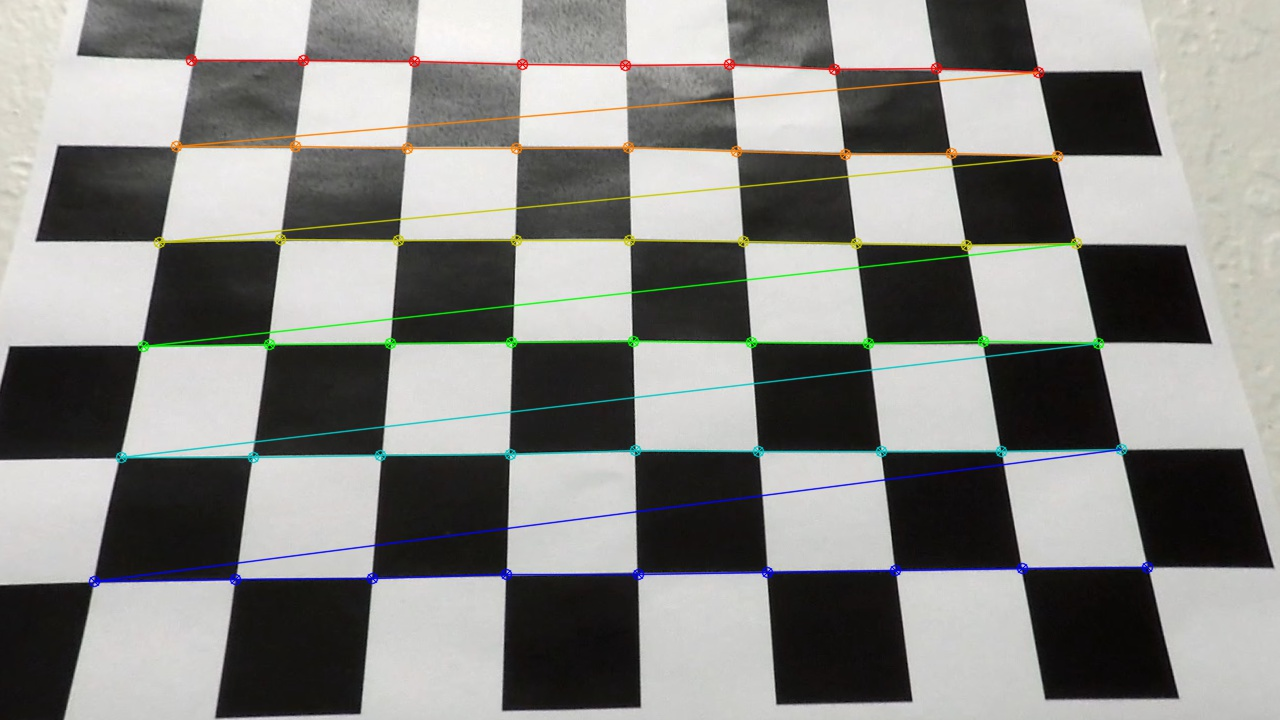
#> input picture output_images/calibration3_undistorted.jpg, 1280 x 720 px
$ jupyter execute --allow-errors CarND-Advanced-Lane-Lines.ipynb   (older library calls are emulated)
#> lines starting #> are read from the running program, lines starting #| are printed output that depends on the picture; after the words box and inside, x2 and y2 are one past the last pixel; in counts of white or black regions, pixels touching at a corner belong together
### preproc_images.py
import pickle
import cv2
import numpy as np

# [42 lines left out: functions abs_sobel_thresh, dir_sobel_thresh, mag_sobel_thresh, not called in this run]
#---------------------------------------------------------------------------------------------------------------
def hls_thresh(img,thresh=None):

    hls=cv2.cvtColor(img,cv2.COLOR_RGB2HLS).astype(np.float)
    S_channel=hls[:,:,2]
    S_binary=np.zeros_like(S_channel)
    #S_binary[(S_channel>=thresh[0])&(S_channel<=thresh[1])]=1
    S_binary[(S_channel>=80)&(S_channel<=255)]=1

    hls=cv2.cvtColor(img,cv2.COLOR_RGB2HLS).astype(np.float)
    L_channel=hls[:,:,1]
    L_binary=np.zeros_like(L_channel)
    #L_binary[(S_channel>=thresh[0])&(S_channel<=thresh[1])]=1
    L_binary[(S_channel>=175)&(S_channel<=255)]=1

    HSL_binary = np.zeros_like(S_binary)
    HSL_binary[(S_binary == 1) | (L_binary == 1)] = 1

    return HSL_binary
# ----------------------------------------------------------------------------------------------------------------
def yellow_white(img):

    HSV = cv2.cvtColor(img, cv2.COLOR_RGB2HSV)

    # for yellow
    yellow = cv2.inRange(HSV, (20, 100, 100), (50, 255, 255))

    # for white
    sensitivity_1 = 68
    white_1 = cv2.inRange(HSV, (0, 0, 255 - sensitivity_1), (255, 20, 255))

    sensitivity_2 = 60
    HSL = cv2.cvtColor(img, cv2.COLOR_RGB2HLS)
    white_2 = cv2.inRange(HSL, (0, 255 - sensitivity_2, 0), (255, 255, sensitivity_2))

    white_3 = cv2.inRange(img, (200, 200, 200), (255, 255, 255))

    #yellow_white_layer = np.zeros_like(img)

    yellow_white_layer = yellow | white_1 | white_2 | white_3

    #return yellow_white_layer, yellow, white_1, white_2, white_3 #for debug
    return yellow_white_layer
#----------------------------------------------------------------------------------------------------------------
def color_gradient(img):

    # [11 lines of commented-out code are left out]
    HSL_binary = hls_thresh(img)

    yellow_white_layer = yellow_white(img)

    # [6 lines of commented-out code are left out]
    combined_binary = np.zeros_like(HSL_binary)
    combined_binary[(yellow_white_layer == True)] = 1
    #combined_binary[(combined_binary == 1) | ((dir_binary ==1 ) & (mag_binary ==1 ))] = 1

    #combined_binary[(abs_binary_S == 1) & (abs_binary_L == 1)] = 1
    #combined_binary[(abs_binary_L == 1)] = 1

    #mag_a_dir_binary = np.copy(combined_binary)

    combined_binary[(combined_binary == 1) | (HSL_binary == 1)] = 1

    #combined_binary[abs_binary == 1] = 1

    #combined_binary = combined_binary | abs_ywl

    #return combined_binary, abs_binary, dir_binary, mag_binary, mag_a_dir_binary, HSL_binary, color_binary
    return combined_binary, yellow_white_layer, HSL_binary #abs_binary #abs_binary_L, color_binary
#-----------------------------------------------------------------------------------------------------------------
#i set a roi of warped images as p1 befor for line fit
def roi_mask(img):

    h=img.shape[0]
    w=img.shape[1]
    mid=w//2

    #below roi just let lane line on screen
    roi_vtx = np.array([[(0, 720), (mid-100, 400),
                     (mid+100, 400), (w, 720)]])

    mask = np.zeros_like(img)
    mask_color = 255
    cv2.fillPoly(mask, roi_vtx, mask_color)
    masked_img = cv2.bitwise_and(img, mask)

    #and below roi try to clear away nosie between lane line
    roi_vtx = np.array([[(400, 760), (640, 600),
                     (640, 600), (900, 760)]])

    mask = np.ones_like(img)
    mask_color = 0
    cv2.fillPoly(mask, roi_vtx, mask_color)
    masked_img = cv2.bitwise_and(masked_img, mask)

    return masked_img
#-------------------------------------------------------------------------------------------------------------------
#the pipeline function to preprocess input for lane lines fit later
def preproc_images(img,comeraMatrix,distCoeffs,M):

    undisted = cv2.undistort(img,comeraMatrix,distCoeffs,None,comeraMatrix)


    chimg = np.copy(undisted)
    ch1 = chimg[:, :, 0]
    ch2 = chimg[:, :, 1]
    ch3 = chimg[:, :, 2]
    chh1 = cv2.equalizeHist(ch1)
    chh2 = cv2.equalizeHist(ch2)
    chh3 = cv2.equalizeHist(ch3)
    hist_img = np.dstack((chh1, chh2, chh3))

    #combined_binary, abs_binary, dir_binary, mag_binary, mag_a_dir_binary, HSL_binary, color_binary = color_gradient(undisted)
    combined_binary, yellow_white_layer, HSL_binary = color_gradient(hist_img*255)

    dsize=(combined_binary.shape[1],combined_binary.shape[0])

    roi_combined_binary=roi_mask(combined_binary)

    warped = cv2.warpPerspective(roi_combined_binary,M,dsize,
                              flags = cv2.INTER_LINEAR,
                              borderMode=cv2.BORDER_CONSTANT,
                              borderValue=0)

    return undisted, warped, combined_binary*255, roi_combined_binary, HSL_binary

### calibrating_camera.py
import numpy as np
import cv2
import pickle

def obj_img_pts(objp,fnames,ptsn,tosave = './'):

    # Arrays to store object points and image points from all the images.
    #3d points in real world space
    objpoints = []
    #2d points in image plane.
    imgpoints = []

    #for saving the objpoints and imgpoints
    points_pickle = {}
    log = []

    imgs={}
    for fname in fnames:
        img = cv2.imread(fname)

        if '/' in fname:
            fname = fname.split('/')[-1]

        imgs[fname]=img

    isize=(img.shape[1],img.shape[0])

    # Step through the list and search for chessboard corners
    for fname in imgs.keys():
        img=imgs[fname]

        gray = cv2.cvtColor(img, cv2.COLOR_BGR2GRAY)

        # Find the chessboard corners
        ret, corners = cv2.findChessboardCorners(gray, ptsn, None)

        # If found, add object points, image points
        if ret == True:
            objpoints.append(objp)
            imgpoints.append(corners)

        else:
            print('NO CORNERS FOUND ON: '+fname)

    points_pickle['objpoints'] = objpoints
    points_pickle['imgpoints'] = imgpoints
    pickle.dump(points_pickle,open('./obj_img_points.pickle','wb'))

    print('calibrating Camera is DONE!')

    return objpoints,imgpoints,isize

# [53 lines left out: functions Matrix_Coeffs, corners_unwarp, not called in this run]

### CarND-Advanced-Lane-Lines.ipynb
[cell 1]
import cv2
import pickle
import glob
import numpy as np
import matplotlib.pyplot as plt
import calibrating_camera as cc

[cell 2]
# prepare object points, like (0,0,0), (1,0,0), (2,0,0) ....,(6,5,0)
objp = np.zeros((6*9,3), np.float32)
objp[:,:2] = np.mgrid[0:9, 0:6].T.reshape(-1,2)

# Make a list of calibration images
fnames = glob.glob('camera_cal/calibration*.jpg')

[cell 3]
#camera calibrating

#cols X rows of chessboard in this project
ptsn=(9,6)

#> (the rest of this cell did not finish here and is left out)

[cell 4]
#undistort and prespective transform chessboard,and save the results to output_images/
fnames = glob.glob('camera_cal/calibration*.jpg')

saveto='output_images/'

#images below from above a list of calibration images
for fname in fnames:
    img=cv2.imread(fname)

    #return chessboard images undistorted and prespective transformed,and save the transform matrix
    undist_chessboard,warped_chessboard,M_chessboard=cc.corners_unwarp(img,9,6,comeraMatrix,distCoeffs)

    if warped_chessboard is not None:

        srcstr=fname.split('/')[-1].split('.')
        srcname=srcstr[0]
        srcext=srcstr[1]
        #undistorted chessboard images names with _undistorted
        tosave_undistorted=srcname+'_undistorted.'+srcext
        #names of chessboard images applyed with perspective transform with _warped
        tosave_warped=srcname+'_warped.'+srcext

        cv2.imwrite(saveto+tosave_undistorted,undist_chessboard)
        cv2.imwrite(saveto+tosave_warped,warped_chessboard)

        pickle.dump(M_chessboard,open('./M_chessboard.pickle','wb'))

[cell 5]
original__chessboard = cv2.imread('camera_cal/calibration3.jpg')
undist_chessboard = cv2.imread('output_images/calibration3_undistorted.jpg')
#> undist_chessboard is the input picture: shape (720, 1280, 3); mean B, G, R 131.7, 135, 135
#> (reads calibrateCamera.pickle from the repository)
warped_chessboard = cv2.imread('output_images/calibration3_warped.jpg')

f, axs = plt.subplots(1, 3, figsize=(20,10))

axs[0].set_title('original__chessboard')
#> (the rest of this cell did not finish here and is left out)

[cell 6]
#define the source points for prespective transform of road images
srcpts = np.float32([
            [200,  720],
            [1100, 720],
            [595,  450],
            [685,  450]]
                    )

#define the destination points for prespective transform of road images                )
dstpts = np.float32(
            [[300, 720],
             [980, 720],
             [300, -1020], #-720
             [980, -1020]] #-720
                    )

M = cv2.getPerspectiveTransform(srcpts, dstpts)
Minv=cv2.getPerspectiveTransform(dstpts, srcpts)

pickle.dump(M,open('./M.pickle','wb'))
pickle.dump(Minv,open('./Minv.pickle','wb'))

[cell 7]
# Import everything needed to edit/save/watch video clips
from IPython.display import HTML
from preproc_images import *
#> (the rest of this cell did not finish here and is left out)

[cell 8]
#read the test images
fnames = glob.glob('snapshot/*.jpg')
test_images={}
for fname in fnames:
    srcstr=fname.split('/')[-1]
    image = cv2.imread(fname)
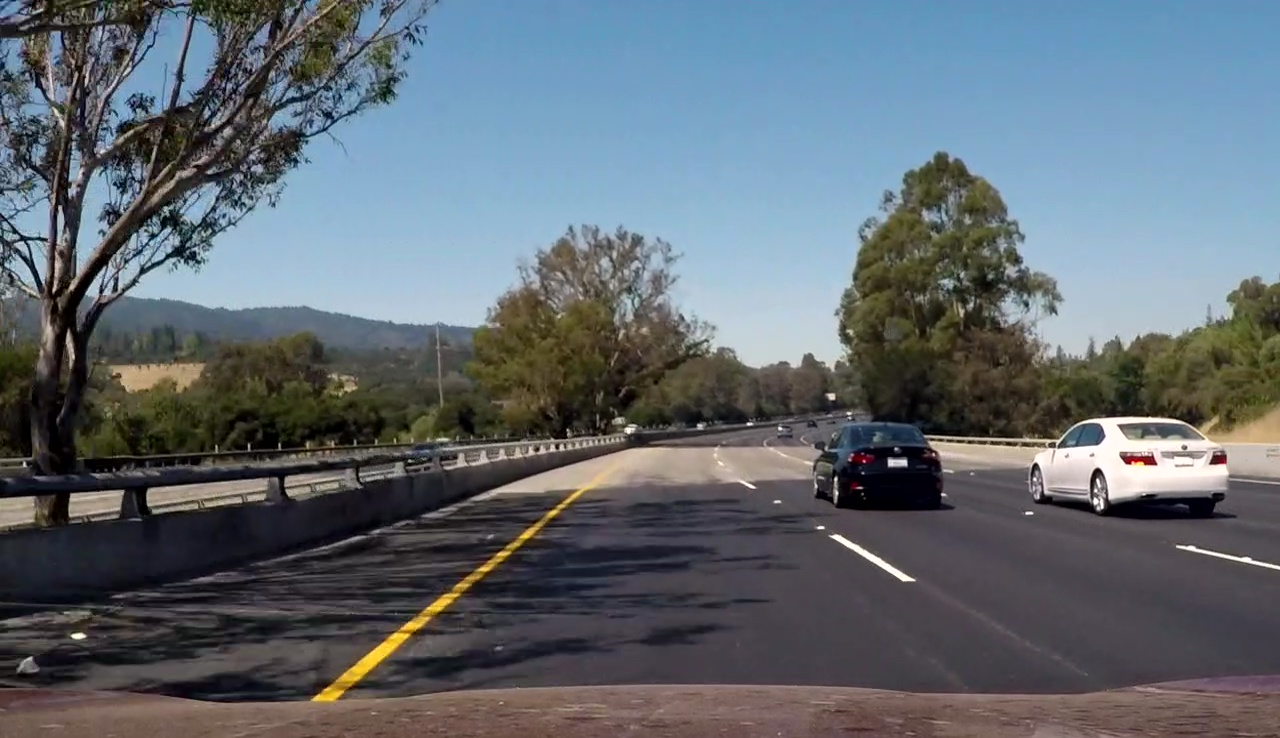
#> input picture snapshot/snapshot1.jpg, 1280 x 738 px
#> image is the input picture: shape (738, 1280, 3); mean B, G, R 112.8, 105.5, 96.8
    test_images[srcstr]= image

[cell 9]
image = cv2.cvtColor(test_images['snapshot3.jpg'], cv2.COLOR_BGR2RGB)

#> (the rest of this cell did not finish here and is left out)


print(yellow_white_layer.shape, np.min(yellow_white_layer), np.max(yellow_white_layer))

f, axs = plt.subplots(2, 3, figsize = (20, 10))

axs[0][0].imshow(yellow, cmap = 'gray')
axs[0][1].imshow(white_1, cmap = 'gray')
axs[0][2].imshow(white_2, cmap = 'gray')
axs[1][0].imshow(white_3, cmap = 'gray')
axs[1][1].imshow(yellow_white_layer, cmap = 'gray')
axs[1][2].imshow(image)

plt.show()

[cell 10]
image2 = cv2.cvtColor(test_images['snapshot3.jpg'], cv2.COLOR_BGR2RGB)
#> (the rest of this cell did not finish here and is left out)

#> in color_gradient, `HSL_binary = hls_thresh(img)`:
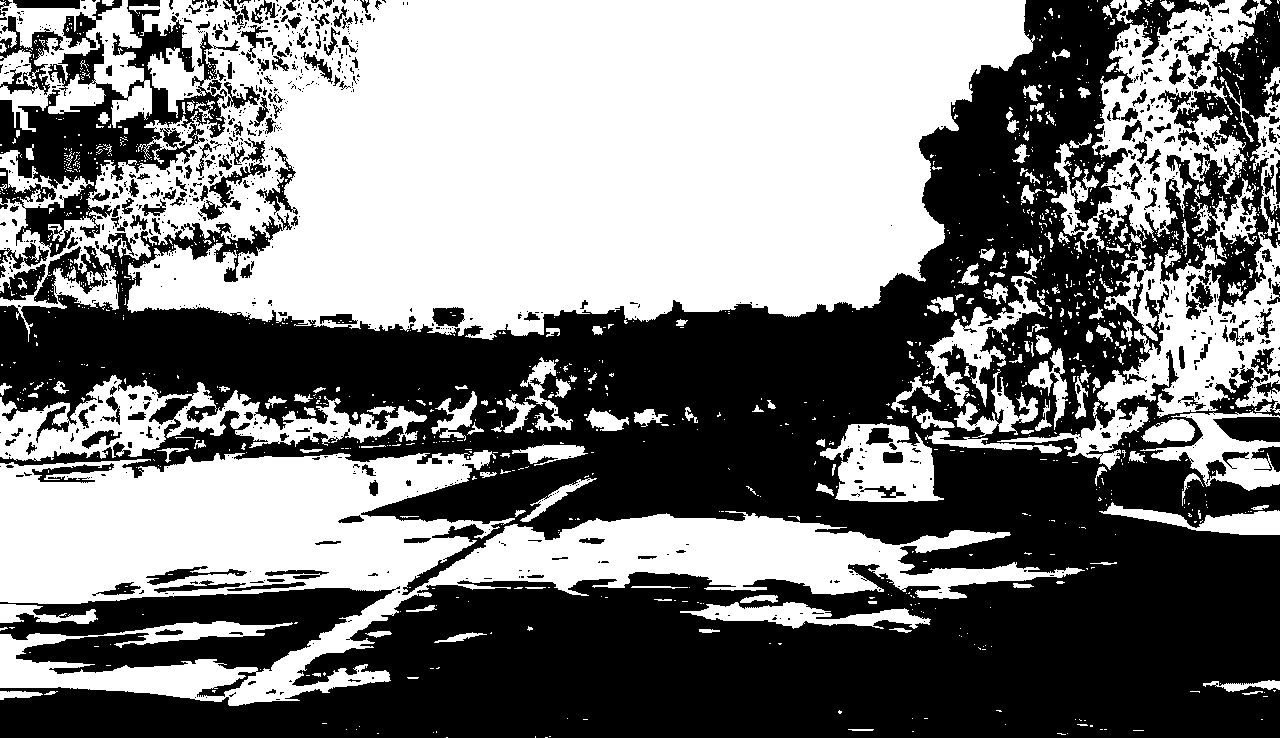
#> HSL_binary: shape (738, 1280) float64; values 0 (black) and 1 (white), 48.5% white; 1382 white regions (1172 under 20 px), largest, box (x1, y1, x2, y2) and area: (0, 0, 1035, 342) 248594, (0, 450, 1085, 706) 100374, (1051, 0, 1267, 252) 18372

f, axs = plt.subplots(1, 3, figsize = (20, 10))
axs[0].imshow(combined_binary, cmap = 'gray')
axs[1].imshow(yellow_white_layer, cmap = 'gray')
axs[2].imshow(test_images['snapshot3.jpg'])
plt.show()

[cell 11]
#test sobel,hls thresh function on test images
#all results will be saved to output_images/
saveto='output_images/'
#> saveto = 'output_images/'

#> (the rest of this cell did not finish here and is left out)

[cell 12]
#test line fit functions on test images
#all results will be saved to output_images/
saveto='output_images/'

#> (the rest of this cell did not finish here and is left out)

[cell 13]
#visualization of above operation on last test image
f, axs = plt.subplots(2, 4, figsize=(20,10))

axs[0][0].set_title('roi_combined_binary: ')
#> (the rest of this cell did not finish here and is left out)

[cell 14]
#visualization of above operation on last test image
f, axs = plt.subplots(1, 3, figsize=(20,10))

axs[0].set_title('undisted: ')
#> (the rest of this cell did not finish here and is left out)

#> (a cell that did not finish here is left out)

[cell 16]
HTML("""
<video width="640" height="360" controls>
  <source src="{0}">
</video>
""".format('challenge_video_test2.mp4'))

[cell 17]
import cv2
import pickle
import glob
import numpy as np
import matplotlib.pyplot as plt
import calibrating_camera as cc

[cell 18]
# Import everything needed to edit/save/watch video clips
from IPython.display import HTML
from preproc_images import *
#> (the rest of this cell did not finish here and is left out)

[cell 19]
with open('./calibrateCamera.pickle','rb') as caf:
    calibrateCamera = pickle.load(caf)
comeraMatrix = calibrateCamera['comeraMatrix']
distCoeffs = calibrateCamera['distCoeffs']

with open('./M.pickle','rb') as mmf:
    M = pickle.load(mmf)
with open('./Minv.pickle','rb') as mmf:
    Minv = pickle.load(mmf)

challenge_video_snapshot = cv2.imread('challenge_video_snapshot.jpg')
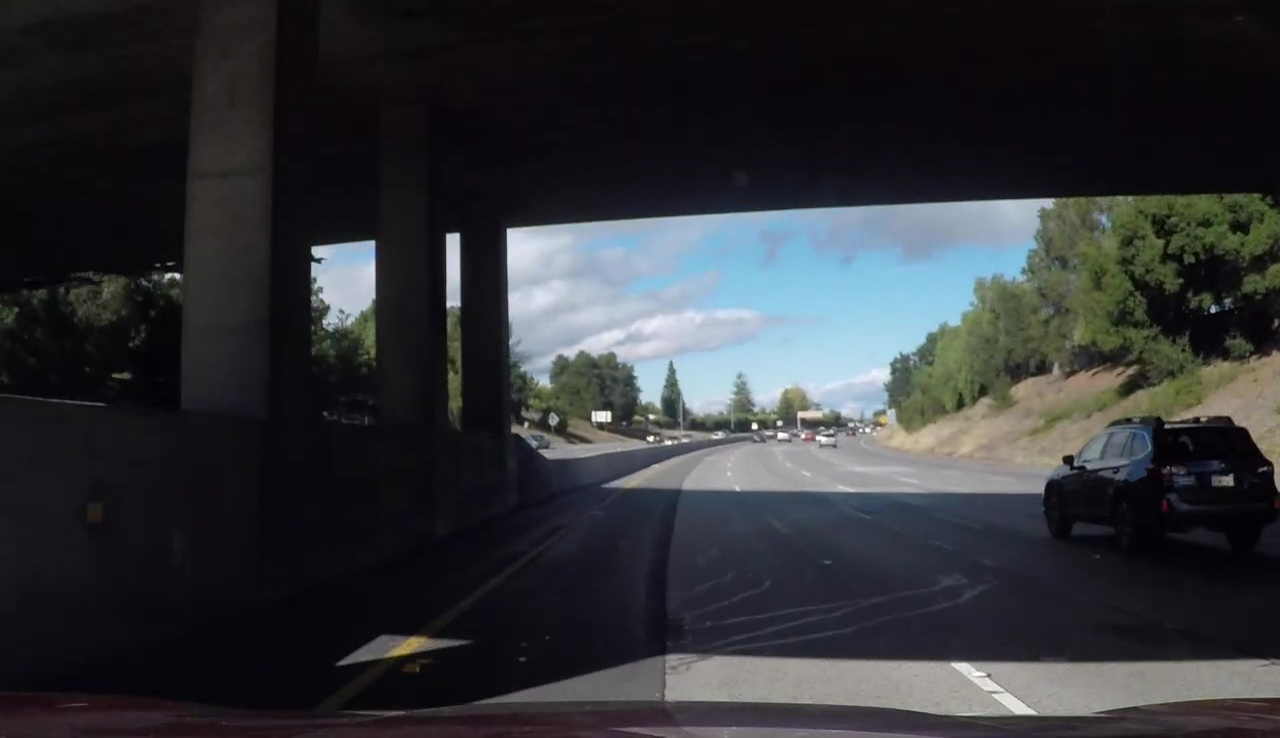
#> input picture challenge_video_snapshot.jpg, 1280 x 738 px
#> challenge_video_snapshot is the input picture: shape (738, 1280, 3); mean B, G, R 54.6, 50.8, 49.1
challenge_video_snapshot = cv2.cvtColor(challenge_video_snapshot, cv2.COLOR_BGR2RGB)
undisted, warped, combined_binary, roi_combined_binary, HSL_binary = preproc_images(challenge_video_snapshot, comeraMatrix,distCoeffs,M)
#> in preproc_images, `warped = cv2.warpPerspective(roi_combined_binary,M,dsize, flags = cv2...`:
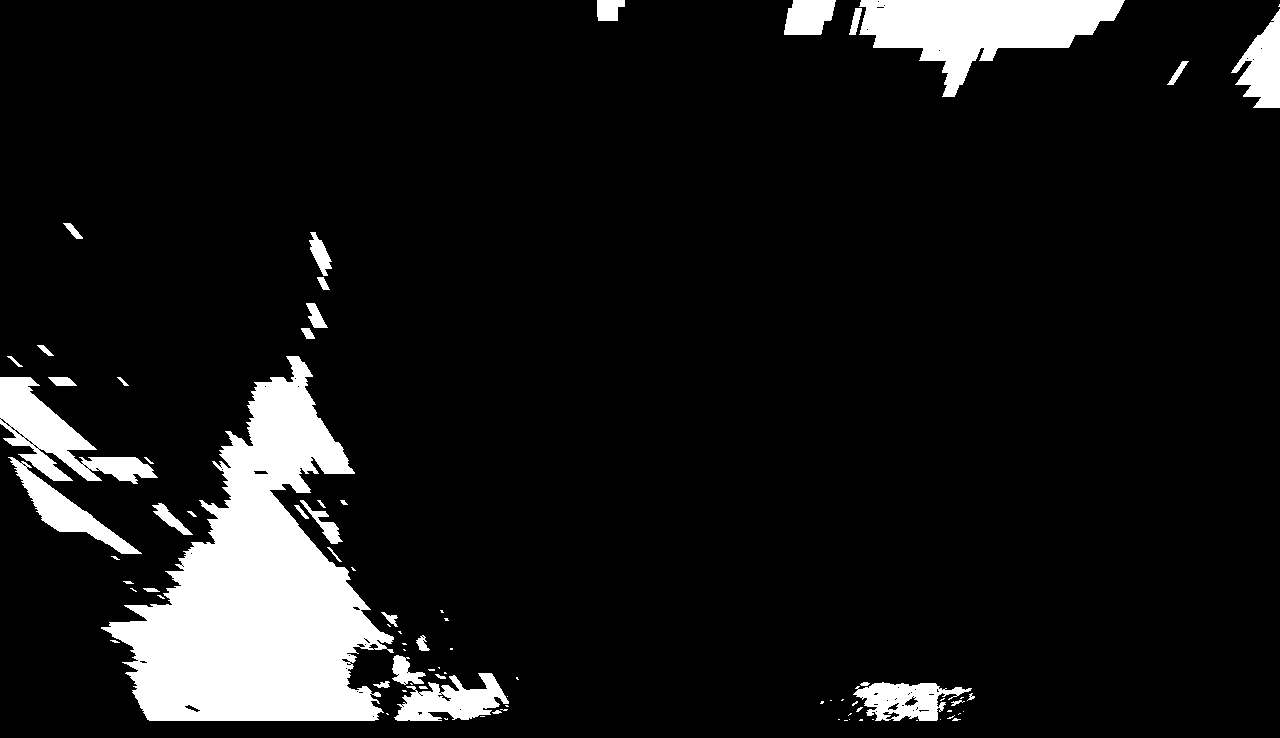
#> warped: shape (738, 1280) float64; min 0, max 7.12e-307, mean 5.9e-308; drawn with min black and max white
#> combined_binary: shape (738, 1280) float64; 24.2% white; 640 white regions (460 under 20 px), largest, box (x1, y1, x2, y2) and area: (506, 215, 1045, 416) 52323, (379, 0, 1280, 168) 50263, (0, 525, 487, 730) 36163

f, axs = plt.subplots(1, 4, figsize = (20, 10))
axs[0].imshow(combined_binary, cmap = 'gray')
axs[1].imshow(roi_combined_binary, cmap = 'gray')
axs[2].imshow(warped, cmap = 'gray')
axs[3].imshow(HSL_binary, cmap = 'gray')
plt.show()
